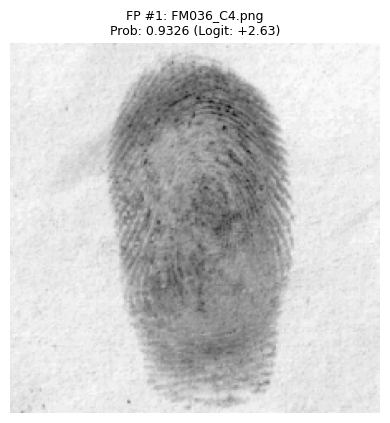
#> input picture experiments/classifier_v3/false_positive_audit/fp_01_0.9326_FM036_C4.png, 390 x 423 px
$ python -i audit_false_positives.py   (imports and definitions only)
#> lines starting #> are read from the running program, lines starting #| are printed output that depends on the picture; after the words box and inside, x2 and y2 are one past the last pixel; in counts of white or black regions, pixels touching at a corner belong together
"""
Comprehensive False Positive Diagnostic Audit
==============================================
Analyzes the 50 real clean fingerprints in data/split/test/ falsely classified
as DISTORTED by the V3 classifier at threshold 0.48.
"""

import os
import sys
import json
import math
from pathlib import Path

# Add current directory to sys.path
BASE_DIR = Path(".").resolve()
sys.path.insert(0, str(BASE_DIR))

import cv2
import numpy as np
import pandas as pd
import scipy.stats
import matplotlib
# [1 line not run here, left out]
import matplotlib.pyplot as plt

from evaluate import _compute_roc_auc

# Paths
EXP_DIR = BASE_DIR / "experiments" / "classifier_v3"
AUDIT_DIR = EXP_DIR / "false_positive_audit"
# [1 line not run here, left out]

REAL_RESULTS_PATH = EXP_DIR / "real_clean_test_results.csv"
TEST_SAMPLES_PATH = EXP_DIR / "test_sample_predictions.csv"
THRESH_PATH = EXP_DIR / "threshold_analysis.csv"
TRAIN_CLEAN_DIR = BASE_DIR / "data" / "classifier_v3" / "train" / "clean"
REPORT_PATH = EXP_DIR / "false_positive_audit_report.txt"

LOCKED_THRESHOLD = 0.48

def logit_from_prob(p, eps=1e-7):
    p = np.clip(p, eps, 1.0 - eps)
    return float(np.log(p / (1.0 - p)))

def get_foreground_mask(img_gray):
    _, mask = cv2.threshold(img_gray, 0, 255, cv2.THRESH_BINARY_INV + cv2.THRESH_OTSU)
    kernel = np.ones((5, 5), np.uint8)
    mask = cv2.morphologyEx(mask, cv2.MORPH_OPEN, kernel)
    mask = cv2.morphologyEx(mask, cv2.MORPH_CLOSE, kernel)
    num_labels, labels, stats, _ = cv2.connectedComponentsWithStats(mask, connectivity=8)
    if num_labels > 1:
        largest = 1 + np.argmax(stats[1:, cv2.CC_STAT_AREA])
        mask = np.where(labels == largest, 255, 0).astype(np.uint8)
    return mask

def compute_image_stats(img_path):
    img = cv2.imread(str(img_path), cv2.IMREAD_GRAYSCALE)
#> img is the input picture: shape (423, 390); min 0, max 255, mean 208
    if img is None:
        raise IOError(f"Cannot read {img_path}")
    if img.shape != (224, 224):
        img = cv2.resize(img, (224, 224), interpolation=cv2.INTER_AREA)
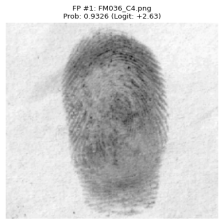
#> img: shape (224, 224); min 28, max 255, mean 208

    mask = get_foreground_mask(img)
#> in get_foreground_mask, `_, mask = cv2.threshold(img_gray, 0, 255, cv2.THRESH_BINARY_INV + cv2...`:
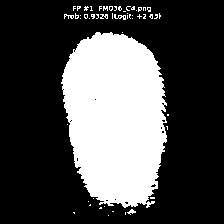
#> mask: shape (224, 224); 29.8% white; 53 white regions (48 under 20 px), largest, box (x1, y1, x2, y2) and area: (61, 32, 167, 208) 14504, (114, 14, 126, 20) 36, (64, 14, 74, 19) 27, (100, 14, 108, 19) 26, (127, 209, 136, 215) 26
#> in get_foreground_mask, `mask = cv2.morphologyEx(mask, cv2.MORPH_OPEN, kernel)`:
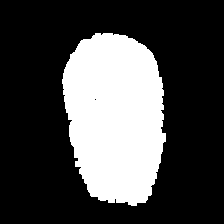
#> mask: shape (224, 224); 28.2% white; 1 white region, box (x1, y1, x2, y2) and area: (62, 33, 166, 206) 14167
#> in get_foreground_mask, `mask = cv2.morphologyEx(mask, cv2.MORPH_CLOSE, kernel)`: mask: shape (224, 224); 28.3% white; 1 white region, box (x1, y1, x2, y2) and area: (62, 33, 166, 206) 14215
#> in get_foreground_mask, `num_labels, labels, stats, _ = cv2.connectedComponentsWithStats(mask, ..`: num_labels = 2; stats = [[0, 0, 224, 224, 35961], [62, 33, 104, 173, 14215]]
#> in get_foreground_mask, `largest = 1 + np.argmax(stats[1:, cv2.CC_STAT_AREA])`: largest = 1
    fg_mask = mask > 0
    bg_mask = ~fg_mask
    fg_count = int(np.sum(fg_mask))
#> fg_count = 14215
    total_pixels = 224 * 224

    mean_intensity = float(np.mean(img))
#> mean_intensity = 208
    std_intensity = float(np.std(img))
#> std_intensity = 47.38
    p05, p95 = np.percentile(img, [5, 95])
#> p05 = 117; p95 = 255
    contrast = float(p95 - p05)
#> contrast = 138

    # Entropy
    hist, _ = np.histogram(img.ravel(), bins=256, range=(0, 256), density=True)
#> hist = 256 values, max 0.143 at index 255, min 0 at index 0, mean 0.00391
    hist = hist[hist > 0]
#> hist = 204 values, max 0.143 at index 203, min 1.99e-05 at index 0, mean 0.0049
    entropy = float(-np.sum(hist * np.log2(hist)))
#> entropy = 6.22

    if fg_count > 0:
        fg_mean = float(np.mean(img[fg_mask]))
#> fg_mean = 139.2
        fg_std = float(np.std(img[fg_mask]))
#> fg_std = 22.3
        bg_mean = float(np.mean(img[bg_mask])) if np.sum(bg_mask) > 0 else 255.0
#> bg_mean = 235.2
        bg_std = float(np.std(img[bg_mask])) if np.sum(bg_mask) > 0 else 0.0
#> bg_std = 18.04
        ridge_bg_contrast = float(abs(bg_mean - fg_mean))
#> ridge_bg_contrast = 95.98

        # Bounding box
        y_indices, x_indices = np.where(fg_mask)
#> y_indices = 14215 values from 33 to 205; x_indices = 14215 values, max 165 at index 8844, min 62 at index 3483, mean 114.9
        ymin, ymax = int(np.min(y_indices)), int(np.max(y_indices))
#> ymin = 33; ymax = 205
        xmin, xmax = int(np.min(x_indices)), int(np.max(x_indices))
#> xmin = 62; xmax = 165
        bbox_w = xmax - xmin + 1
#> bbox_w = 104
        bbox_h = ymax - ymin + 1
#> bbox_h = 173
        bbox_area = bbox_w * bbox_h
#> bbox_area = 17992
        aspect_ratio = bbox_w / max(bbox_h, 1)
#> aspect_ratio = 0.601
    else:
        fg_mean = mean_intensity
        fg_std = std_intensity
        bg_mean = 255.0
        bg_std = 0.0
        ridge_bg_contrast = 0.0
        bbox_w = bbox_h = bbox_area = 0
        aspect_ratio = 1.0

    return {
        "mean_intensity": mean_intensity,
        "std_intensity": std_intensity,
        "contrast": contrast,
        "entropy": entropy,
        "fg_pct": (fg_count / total_pixels) * 100.0,
        "fg_pixels": fg_count,
        "fg_mean": fg_mean,
        "fg_std": fg_std,
        "bg_mean": bg_mean,
        "bg_std": bg_std,
        "ridge_bg_contrast": ridge_bg_contrast,
        "bbox_w": bbox_w,
        "bbox_h": bbox_h,
        "bbox_area": bbox_area,
        "aspect_ratio": aspect_ratio,
    }

# [310 lines left out: function main, not called in this run]

# [2 lines not run here, left out]

>>> result = compute_image_stats('experiments/classifier_v3/false_positive_audit/fp_01_0.9326_FM036_C4.png')
#> result = 15 items
